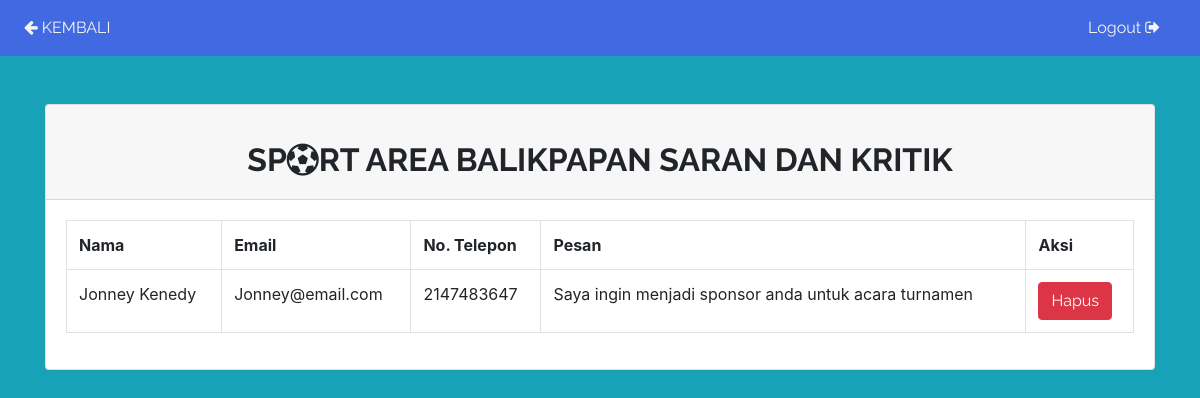
Screenshot of /Login/Admin/keluhan.php (signed in) with the database file from the repository.
### tables this page shows
CREATE TABLE `keluhan` (
  `id_keluhan` int(120) NOT NULL,
  `nama` varchar(250) NOT NULL,
  `email` varchar(250) NOT NULL,
  `nomor_telepon` int(100) NOT NULL,
  `pesan` varchar(250) NOT NULL
);

### Login/Admin/keluhan.php (the view, shortened to what this page needs)
<?php
require '../../Koneksi/db.php';
$sql = 'SELECT * FROM keluhan';
$statement = $connection->prepare($sql);
$statement->execute();
$keluhan = $statement->fetchAll(PDO::FETCH_OBJ);
 ?>
<?php require 'header_informasi.php'; ?>
<div class="container">
  <div class="card mt-5">
    <div class="card-header"><br>
      <center><h2><b>SP<i class="fa fa-futbol-o"></i>RT AREA BALIKPAPAN SARAN DAN KRITIK </b></h2></center>
    </div>
    <div class="card-body">
      <table class="table table-bordered">
        <tr>
          <th>Nama</th>
          <th>Email</th>
          <th>No. Telepon</th>
          <th>Pesan</th>
          <th>Aksi</th>
       </tr>
        <?php foreach($keluhan as $person): ?>
          <tr>
            <td><?= $person->nama; ?></td>
            <td><?= $person->email; ?></td>
	       		<td><?= $person->nomor_telepon; ?></td>
            <td><?= $person->pesan; ?></td>
            <td>
              <a onclick="return confirm('Apakah anda yakin ingin menghapus ?')" href="hapus_keluhan.php?id_keluhan=<?= $person->id_keluhan ?>" class='btn btn-danger'>Hapus</a>
            </td>
          </tr>
        <?php endforeach; ?>
      </table>
    </div>
  </div>
</div>
<?php require 'footer.php'; ?>

### css/main.css (style rules this page uses)
html,h1,h2,h3,h4,h5,h6,a { font-family: "Raleway"; }
html body { background: #c2c2a3; }

### rows the page displays
keluhan: nama "Jonney Kenedy", email "Jonney@email.com", nomor_telepon "2147483647", pesan "Saya ingin menjadi sponsor anda untuk acara turnamen"
